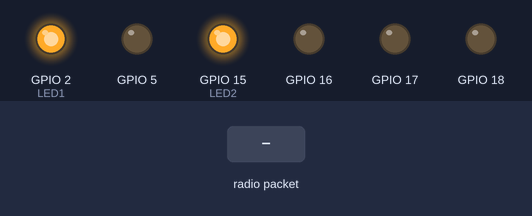
Simulated run of this sketch. Board: ESP32. Shown: output pins drawn as LEDs (lit = HIGH). Inputs (shaded band) come from the test bench. WiFi joins after 1.5 s; servers stay silent unless stated; uploads are accepted with an empty reply; no radio packets arrive unless stated; what the sketch prints to the serial monitor is not drawn.

Above: at 6.7 s.
6.8 s: radio packet "1" arrives
At 8.4 s:
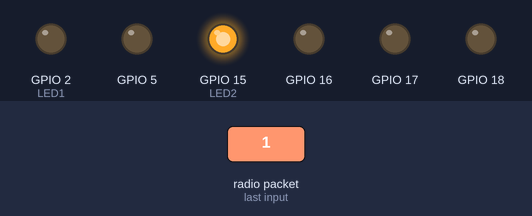
9.3 s: radio packet "2" arrives
At 11.5 s:
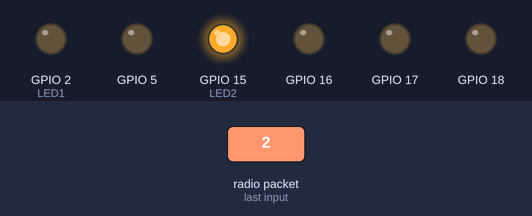
12.3 s: radio packet "3" arrives
At 13.8 s:
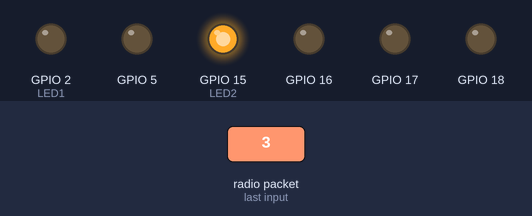
Timing chart, 0 to 15.3 s (numbered marks = the images above; inputs shaded):
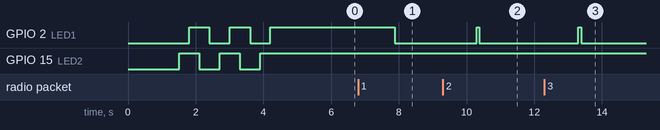

Measured:
- after the input at 6.8 s, GPIO 2 (LED1): HIGH → LOW after 1.1 s
- after the input at 9.3 s, GPIO 2 (LED1): LOW → HIGH after 1.0 s, → LOW 0.08 s later
- after the input at 12.3 s, GPIO 2 (LED1): LOW → HIGH after 1.0 s, → LOW 0.08 s later

The sketch:

DATN_GLOBAL.ino
```cpp
#include <Ethernet.h>
#include <WiFiClient.h>
#include <WiFi.h>
#include <SPI.h>
#include <LoRa.h>

// Led
#define LED1      2    // GPIO2, GREEN
#define LED2      15    // GPIO15, BLUE

// Button
#define BTN       39    // SENSOR_VN / GPIO39 / Input only

// Speaker
#define SPK       32    // GPIO32

// USB RESET
#define CP2012_RST    33

// SHT1x
#define SHT_SCK       23
#define SHT_DATA      22

// SPI Lora
#define LORA_RST      13
#define LORA_SS       14
#define LORA_MOSI     27
#define LORA_MISO     26
#define LORA_SCK      25
#define LORA_DIO012   12


int freq = 2400;
int channel = 0;
int resolution = 8;
int number = 0 ;
String stringLoRa ;
char LoRaData[10] ;

int id_tam = 1 ;
int reload = 0 ;

char Temperature[10];
char Humidity_air[10];

char Humidity_soil[10];

char Lux[10];

char DO[10];

char id[10];
float temperature;
float humidity_air;
float humidity_soil;
float lux;

int tamp;

char device_data[300] ;
char ctrl_device[10];
char ctrl_device_temp[10];

unsigned int  id_temp[10];
String data;
String tstr;
String c ;
String PH_temp ;
String DO_temp ;

const char* ssid     = "BeHome NHT";

const char* password = "0968377014behome";

const char* host = "datnhuudatnguyen.000webhostapp.com";
// char* host = "192.168.1.9";
// char* host = "192.168.1.12";

const int httpPort = 80;
WiFiClient client;
//WiFiServer server(80);
void setup() {
    Serial.begin(115200);

    pinMode(LED1, OUTPUT);
    pinMode(LED2, OUTPUT);
    pinMode(BTN, INPUT);

    pinMode(16,OUTPUT);
    pinMode(17,OUTPUT);
    pinMode(5,OUTPUT);
    pinMode(18,OUTPUT);


 //   Serial.print("Connecting to ");
 //   Serial.println(ssid);


    WiFi.begin(ssid, password);
  while (WiFi.status() != WL_CONNECTED) {
    delay(500);
    Serial.print(".");
  }


   Serial.println("");
   Serial.println("WiFi connected");
   Serial.println("IP address: ");
   Serial.println(WiFi.localIP());
   Serial.print("Netmask: ");
   Serial.println(WiFi.subnetMask());
   Serial.print("Gateway: ");
   Serial.println(WiFi.gatewayIP());


   Serial.printf("Raw Lora Receiver!\n");

    // test Leds, flash leds in 10s
    for(uint8_t i=0; i<10; i++) {
      if(i%2) {
        digitalWrite(LED1, !digitalRead(LED1));
      } else {
        digitalWrite(LED2, !digitalRead(LED2));
      }
      delay(300);
    }

    // test SPK
    ledcWriteTone(channel, 2400);
    delay(1000);
    ledcWrite(channel, 0);

    // setting SPI
    SPI.begin(LORA_SCK, LORA_MISO, LORA_MOSI, LORA_SS);
    if (!LoRa.begin(434E6)) {
      Serial.println("Starting LoRa failed!");

      Serial.println("Failed");

      while (1);
    }

      Serial.println("Passed");

    Serial.println("LoRa Begin");
    LoRa.setSpreadingFactor(8);
    LoRa.setSignalBandwidth(20.8E3);
    LoRa.setCodingRate4(5);
    LoRa.setPreambleLength(10);
    LoRa.enableCrc();

    Serial.println("Lora Ready");


}

void loop() {
  //  Transmit Lora_packet
  String ctrl = (String)ctrl_device[id_tam-1];
  String id_node = (String)id_tam;
  String outgoing =id_node + ctrl ;

   for(reload=0;reload<2;reload++)
   {
        sendLoRaMessage(outgoing);
   }
delay(100);
   reload=0;
   int i=0;
 while( i<32000)
 {
  if(LoRa.parsePacket())
    break;
    i++;
  }


//Serial.println(i);

     // received a packet
//      int packetSize = LoRa.parsePacket();
//      Serial.print("PacketSize: ");
//      Serial.println(packetSize);

     int id_node_=id_tam;
    id_tam += 1 ;

    // read packet
    if (LoRa.available())
    {
      Serial.print("Received packet: ");
      stringLoRa = LoRa.readString();
      Serial.println(stringLoRa);

    digitalWrite(LED1, HIGH);   // OFF
    ledcWrite(channel, 127);
    delay(80);
    digitalWrite(LED1, LOW);    // ON
    ledcWrite(channel, 0);


     // Read data

   stringLoRa.toCharArray(LoRaData, 100)  ;

        Serial.print("LoRaData: ");
        Serial.println(LoRaData);

  strncpy(id, LoRaData + 0, 1) ;
      id[1] = '\0';

     Serial.print("Node address : ");
     Serial.println(id);

    id_temp[0] = id[0]-48;


///------------------------------------------------------------------------------
switch (id_temp[0])
{
    case 1:                                 // DS18B20
    strncpy(Temperature, LoRaData + 1, 10) ;
//    sscanf(Temperature,"%d",&tamp);
//    temperature=((float)tamp)/16;
//    sprintf(Temperature,"%0.2f",temperature);


    Serial.print("nhiet do khong khi: ");
    Serial.println(Temperature);
//    Serial.println(temperature);


    sendTemperature(Temperature);
    number = number + 1 ;
    Serial.print("...index:");
    Serial.println(number);
      break;

    case 2:                                //sensor soil
    strncpy(Humidity_soil, LoRaData + 1, 2) ;
//    sscanf(Humidity_soil,"%d",&tamp);
//    if(tamp <=1600){
//      tamp=1600;
//    }
//    if(tamp >=3590){
//      tamp=3590;
//    }
//    humidity_soil=((float)tamp-3590.0)/(1600.0-3590.0)*100.0;
//        if(humidity_soil <= 0)
//        {
//          humidity_soil=0;
//          }
//        if(humidity_soil >= 100){
//          humidity_soil=100;
//      }
//    sprintf(Humidity_soil,"%0.2f",humidity_soil);
    Serial.print("do am dat: ");
    Serial.println(Humidity_soil);
//    Serial.println(humidity_soil);

    sendHumidity_soil(Humidity_soil);
    number = number + 1 ;
    Serial.print("...index:");
    Serial.println(number);
    break;

    case 3:                                  //BH1750
    strncpy(Lux, LoRaData + 1, 10) ;
//    sscanf(Lux,"%d",&tamp);
//    lux=((float)tamp)/1.2;
//    sprintf(Lux,"%0.2f",lux);

    Serial.print("do sang: ");
    Serial.println(Lux);
//    Serial.println(lux);

    sendLux(Lux);
    number = number + 1 ;
    Serial.print("...index:");
    Serial.println(number);
    break;
}

    }

        else  {
         switch(id_node_)
         {
          case 1:
           Serial.println("node_1_error");
          break;
          case 2:
           Serial.println("node_2_error");
          break;
          case 3:
           Serial.println("node_3_error");
          break;
         }

    }


     pinStatus();
     delay(100);
      while (client.available())
      {
//          Serial.println("read request");
        String line = client.readStringUntil('\n');
         tstr+=line ;
        }

       parseGet(tstr,ctrl_device);
       tstr = "";
       stringLoRa ="";

       if(id_tam==4){
        id_tam = 1 ;}


  if(client.connected())
  {
  client.stop();  // DISCONNECT FROM THE SERVER
  Serial.println("closing connection");
  }

   // ngoặc mới của "if (packetSize) {"
  }


// CT CON////////////////////////////////////////////////////////////////////////////////


//--------------------------------------------------------------------------

void sendTemperature(String temp_x) {
if (!client.connect(host, httpPort)) {

    Serial.println("connection failed");
    return;
  }

 // String url1 = "/DATN_SERVER/temp/includes/write_temp.php?temp=" + String(temp) ; // localhost
//  String url1 = "/DATN_SERVER/hum/includes/write_hum.php?humidity=" + String(temp_x) ; // localhost
  String url1 = "/hum/includes/write_hum.php?humidity=" + String(temp_x) ; // global host


//  Serial.print(temp_x);
//
//  Serial.print("1");

  client.print(String("GET ") + url1 + " HTTP/1.1\r\n" +
               "Host: " + host + "\r\n" +
               "Connection: close\r\n\r\n");

//  temp = temp + 1 ;
if (client.connected()) {
    client.stop();  // DISCONNECT FROM THE SERVER

  }
}

//...............................

void sendHumidity_air(String humidity_air_x) {
if (!client.connect(host, httpPort)) {

    Serial.println("connection failed");
    return;
  }

 // String url1 = "/DATN_SERVER/temp/includes/write_temp.php?temp=" + String(temp) ; // localhost
  String url2 = "/hum/includes/write_hum.php?humidity=" + String(humidity_air_x) ; // global host

//  Serial.print(humidity_air_x);
//
//  Serial.print("1");

  client.print(String("GET ") + url2 + " HTTP/1.1\r\n" +
               "Host: " + host + "\r\n" +
               "Connection: close\r\n\r\n");

//  temp = temp + 1 ;
if (client.connected()) {
    client.stop();  // DISCONNECT FROM THE SERVER
  }
}

//................................................

void sendHumidity_soil(String humidity_soil_x) {
if (!client.connect(host, httpPort)) {

    Serial.println("connection failed");
    return;
  }

 // String url1 = "/DATN_SERVER/temp/includes/write_temp.php?temp=" + String(temp) ; // localhost
  String url3 = "/hum4/includes/write_hum.php?humidity=" + String(humidity_soil_x) ; // global host

//  Serial.print(humidity_soil_x);
//
//  Serial.print("1");

  client.print(String("GET ") + url3 + " HTTP/1.1\r\n" +
               "Host: " + host + "\r\n" +
               "Connection: close\r\n\r\n");

//  temp = temp + 1 ;
if (client.connected()) {
    client.stop();  // DISCONNECT FROM THE SERVER
  }
}

//...........................................................

void sendLux(String lux_x) {
if (!client.connect(host, httpPort)) {

    Serial.println("connection failed");
    return;
  }

 // String url1 = "/DATN_SERVER/temp/includes/write_temp.php?temp=" + String(temp) ; // localhost
  String url4 = "/hum3/includes/write_hum.php?humidity=" + String(lux_x) ; // global host

//  Serial.print(lux_x);
//
//  Serial.print("1");

  client.print(String("GET ") + url4 + " HTTP/1.1\r\n" +
               "Host: " + host + "\r\n" +
               "Connection: close\r\n\r\n");

//  temp = temp + 1 ;
if (client.connected()) {
    client.stop();  // DISCONNECT FROM THE SERVER
  }
}


//-------------------------------------------------------------------------chương trình cũ------------------------------------------


//-------------------------------------------------------------------------------------------------------------------------------------------

//
//void pinStatus() {
//  if (!client.connect(host, httpPort)) {
//
//    Serial.println("connection failed");
//    return;
//  }
//
//  // String request = "/DATN_SERVER/pc/ajax/pin_status_device.php?" ; //+ String(pin_27);
//    String request = "/DATN_SERVER/pc/ajax/pin_status_device.php?" ;
//
//      client.print(String("GET ") + request + " HTTP/1.1\r\n" +
//               "Host: " + host + "\r\n" +
//               "Connection: close\r\n\r\n");
//     delay(500) ;
//}

void pinStatus() {
  if (!client.connect(host, httpPort)) {

    Serial.println("connection failed");
    return;
  }

  // String request = "/DATN_SERVER/pc/ajax/pin_status_device.php?" ; localhost
    String request = "/pc/ajax/pin_status_device.php?" ;   // global host

      client.print(String("GET ") + request + " HTTP/1.1\r\n" +
               "Host: " + host + "\r\n" +
               "Connection: close\r\n\r\n");
     delay(100);
}

// Control Device
void parseGet(String str,char ctrl_device[10]) {
char device_data[300] ;
str.toCharArray(device_data, 300);
Serial.print("String_temp:");
Serial.println(device_data);
strncpy(ctrl_device, device_data +209 , 4) ;
      ctrl_device[3] = '\0';
   Serial.print("[Device]=> ");
   Serial.println(ctrl_device);
//     Serial.println(ctrl_device[0]);
//     Serial.println(ctrl_device[1]);
//     Serial.println(ctrl_device[2]);

  if(ctrl_device[0]!= ctrl_device_temp[0])
  {
    id_tam = 1 ;
  } else if (ctrl_device[1]!= ctrl_device_temp[1])
  {
    id_tam = 2 ;
  }else if (ctrl_device[2]!= ctrl_device_temp[2])
  {
    id_tam = 3 ;
  }
  ctrl_device_temp[0] = ctrl_device[0] ;
  ctrl_device_temp[1] = ctrl_device[1] ;
  ctrl_device_temp[2] = ctrl_device[2] ;


}

// Send Lora message
void sendLoRaMessage(String outgoing) {

  LoRa.beginPacket();                   // start packet
  /*
  msgCount++;                           // increment message ID
  LoRa.write(destination);              // add destination address
  LoRa.write(localAddress);             // add sender address
  LoRa.write(msgCount);                 // add message ID
  LoRa.write(outgoing.length());        // add payload length
  */
  LoRa.print(outgoing);                 // add payload
  LoRa.endPacket();                     // finish packet and send it
  Serial.println("[Transmit]=> Sending packet: " + outgoing);
//    digitalWrite(LED1, HIGH);   // OFF
//    ledcWrite(channel, 127);
//    delay(200);
//    digitalWrite(LED1, LOW);    // ON
//    ledcWrite(channel, 0);
//    delay(2000);
}
```
